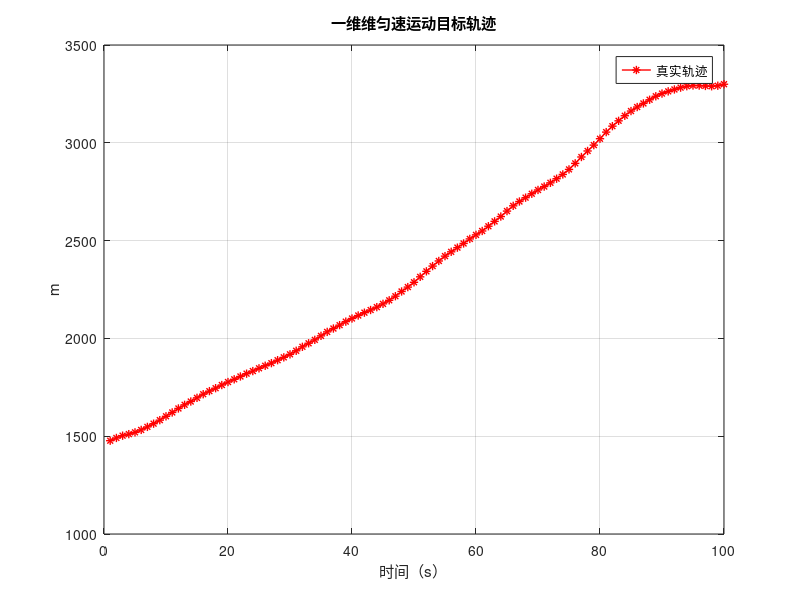

The MATLAB script that drew this image:
%% 一维匀速CV运动目标轨迹       
clc;
clear all;
close all;
n=2; % state dimension : 6
T=1; % sample time.
N=100; %the runs atime，跟踪总时长
w_mu=[0]';
%% target model
q=3; % 目标运动学标准差，过程噪声
Qk=q^2*eye(1);% cov. of process noise
% state matrix
Fk= [1 T
     0 T ]; %
Gk= [ T^2/2  
       T      
       ]; %
   
   
% 
%% define parameter
sV=zeros(n,N,1,1); % state
x=[1000,20]';
P_0=diag([1e5,10^2]); 

x0=mvnrnd(x,P_0); % 初始状态
%x0=(x+normrnd(0,0.001)')';
x=x0';
for k=1:N
   %% %%%%%%% target model %%%%%%%%%%%%%%%%%%%%
   %% 目标运动学模型(被跟踪目标建模)，匀速运动CV模型
    w=mvnrnd(w_mu',Qk)';%过程噪声方差
    x=Fk*x+Gk*w;
    sV(:,k,1,1)=x;

end
% 一维匀速CV运动目标轨迹 
ii=1:N;
figure
plot(ii,sV(1,:,1,1),'-*r','LineWidth',1)
grid on
xlabel('时间（s）');ylabel('m');
legend('真实轨迹')
title('一维维匀速运动目标轨迹')




